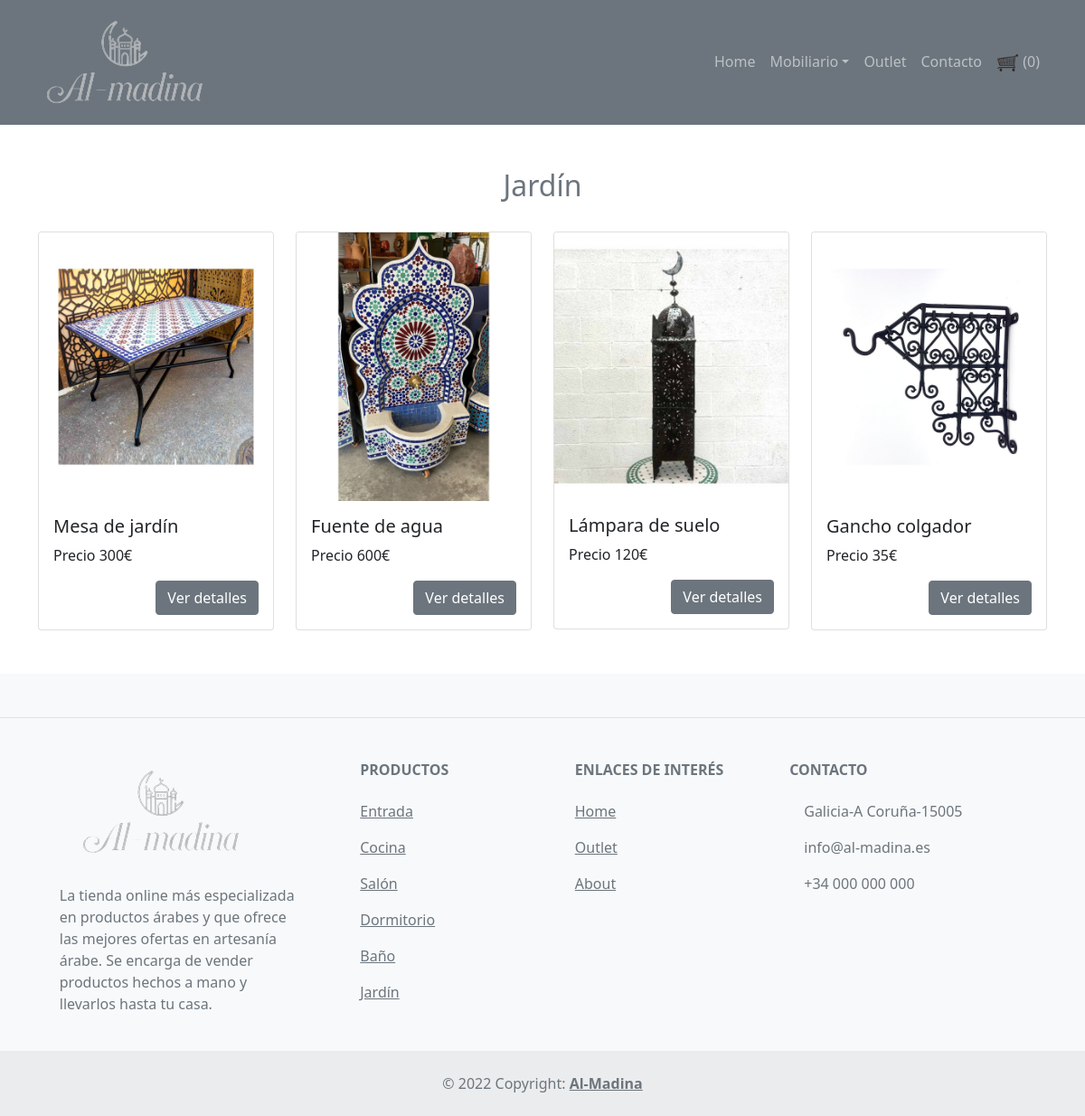
The app's page /jardin.php with its own data.
### tables this page shows
CREATE TABLE `jardin` (
  `PID` int(20) NOT NULL,
  `PRODUCT` varchar(20) NOT NULL,
  `PRICE` double DEFAULT NULL,
  `IMAGE` varchar(20) NOT NULL,
  `DESCRIPTION` varchar(250) NOT NULL
);

### jardin.php (the view, shortened to what this page needs)
<?php
	include "config.php";
	$data=[];
	$sql="select * from jardin";
	$res=$con->query($sql);
	if($res->num_rows>0){
		while($row=$res->fetch_assoc()){
			$data[]=$row;
		}
	}
?>
<html>
	<head>
		<link rel="stylesheet" href="https://maxcdn.bootstrapcdn.com/bootstrap/4.0.0/css/bootstrap.min.css">
    </head>
    <body>
		<?php include "navbar.php"; ?>
        <div class='container mt-5 pb-5'>
			<h2 class='text-muted mb-4 text-center'>Jardín</h2>
			<div class='row'>
				<?php foreach($data as $row): ?>
					<div class='col-md-3 mt-2'>
						<div class="card">
						  <img class="card-img-top" src="images/<?php echo $row["IMAGE"]; ?>" >
						  <div class="card-body">
							<h5 class="card-title"><?php echo $row["PRODUCT"]; ?></h5>
							<p class="card-text">
								Precio <?php echo $row["PRICE"]; ?>€
							</p>
							<a href="view_details_jardin.php?id=<?php echo $row["PID"]; ?>" class='btn btn-secondary  float-right' >Ver detalles</a>
						  </div>
						</div>
					</div>
				<?php endforeach; ?>
			</div>
		</div>
			<footer class="text-center text-lg-start bg-light text-muted">
		<section class="d-flex justify-content-center justify-content-lg-between p-4 border-bottom">
		</section>
		<section class="">
			<div class="container text-center text-md-start mt-5">
				<div class="row mt-3">
					<div class="col-md-3 col-lg-4 col-xl-3 mx-auto mb-4">
						<h6 class="text-uppercase fw-bold mb-4">
							<i class="fas fa-gem me-3"></i><img src="images/logo1.png">
						</h6>
						<p>
							La tienda online más especializada en productos árabes y que ofrece las mejores ofertas en artesanía árabe. Se encarga de vender productos hechos a mano y llevarlos hasta tu casa.
						</p>
					</div>
					<div class="col-md-2 col-lg-2 col-xl-2 mx-auto mb-4">
						<h6 class="text-uppercase fw-bold mb-4">
							Productos
						</h6>
						<p>
							<a href="index.php" class="text-reset">Entrada</a>
						</p>
						<p>
							<a href="cocina.php" class="text-reset">Cocina</a>
						</p>
						<p>
							<a href="salon.php" class="text-reset">Salón</a>
						</p>
						<p>
							<a href="dormitorio.php" class="text-reset">Dormitorio</a>
						</p>
						<p>
							<a href="baño.php" class="text-reset">Baño</a>
						</p>
						<p>
							<a href="jardin.php" class="text-reset">Jardín</a>
						</p>
					</div>
					<div class="col-md-3 col-lg-2 col-xl-2 mx-auto mb-4">
						<h6 class="text-uppercase fw-bold mb-4">
							Enlaces de interés
						</h6>
						<p>
							<a href="home.php" class="text-reset">Home</a>
						</p>
						<p>
							<a href="outlet.php" class="text-reset">Outlet</a>
						</p>
						<p>
							<a href="#" class="text-reset">About</a>
						</p>
					</div>
					<div class="col-md-4 col-lg-3 col-xl-3 mx-auto mb-md-0 mb-4">
						<h6 class="text-uppercase fw-bold mb-4">Contacto</h6>
						<p><i class="fas fa-home me-3"></i>Galicia-A Coruña-15005</p>
						<p>
							info@al-madina.es
						</p>
						<p><i class="fas fa-phone me-3"></i> +34 000 000 000</p>
					</div>
				</div>
			</div>
		</section>
		<div class="text-center p-4" style="background-color: rgba(0, 0, 0, 0.05);">
			© 2022 Copyright:
			<a class="text-reset fw-bold" href="home.php">Al-Madina</a>
		</div>
	</footer>
    </body>
</html>

### records on screen
jardin: IMAGE (picture), PRODUCT "Mesa de jardín", PRICE "300"
jardin: IMAGE (picture), PRODUCT "Fuente de agua", PRICE "600"
jardin: IMAGE (picture), PRODUCT "Lámpara de suelo", PRICE "120"
jardin: IMAGE (picture), PRODUCT "Gancho colgador", PRICE "35"

### other values on screen
$cart->get_cart_count() "0"
